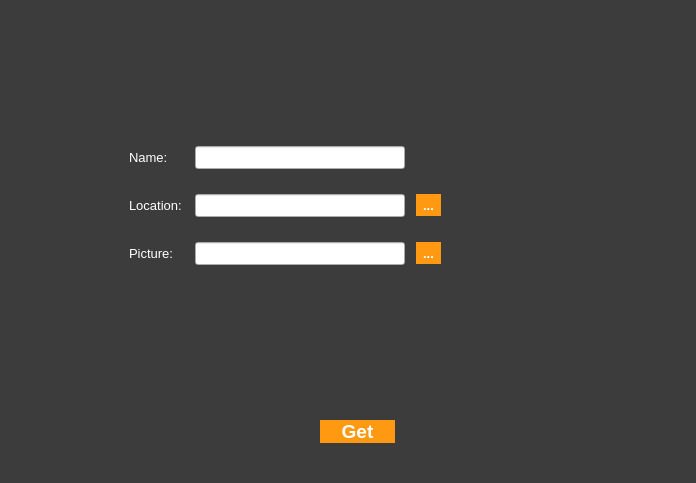
<?xml version="1.0" encoding="UTF-8"?>
<ui version="4.0">
 <class>reportForm</class>
 <widget class="QWidget" name="reportForm">
  <property name="geometry">
   <rect>
    <x>0</x>
    <y>0</y>
    <width>696</width>
    <height>483</height>
   </rect>
  </property>
  <property name="windowTitle">
   <string>Form</string>
  </property>
  <property name="styleSheet">
   <string notr="true">QWidget#reportForm{background-color:#3d3c3c}


QPushButton{background:#ff9912; border:none;color:#ffffff; /*border-radius:8px;*/ }
QPushButton::hover{background-color:#faab43} 
QPushButton::pressed{background-color:#969292} 

QGroupBox{border:none}

QCheckBox{spacing:15px;}
QCheckBox::indicator:checked{background-color:#ff9912}
/*width:20px;height:20px;*/

QLabel{color:#ffffff}</string>
  </property>
  <widget class="QPushButton" name="btnGet">
   <property name="geometry">
    <rect>
     <x>320</x>
     <y>420</y>
     <width>75</width>
     <height>23</height>
    </rect>
   </property>
   <property name="font">
    <font>
     <pointsize>14</pointsize>
     <weight>75</weight>
     <italic>false</italic>
     <bold>true</bold>
    </font>
   </property>
   <property name="text">
    <string>Get</string>
   </property>
  </widget>
  <widget class="QGroupBox" name="groupBox">
   <property name="geometry">
    <rect>
     <x>120</x>
     <y>100</y>
     <width>491</width>
     <height>211</height>
    </rect>
   </property>
   <property name="title">
    <string/>
   </property>
   <layout class="QGridLayout" name="gridLayout">
    <item row="0" column="0">
     <spacer name="verticalSpacer_3">
      <property name="orientation">
       <enum>Qt::Vertical</enum>
      </property>
      <property name="sizeHint" stdset="0">
       <size>
        <width>20</width>
        <height>40</height>
       </size>
      </property>
     </spacer>
    </item>
    <item row="1" column="0">
     <layout class="QVBoxLayout" name="verticalLayout">
      <item>
       <layout class="QHBoxLayout" name="horizontalLayout_2">
        <item>
         <widget class="QLabel" name="label_2">
          <property name="sizePolicy">
           <sizepolicy hsizetype="Fixed" vsizetype="Preferred">
            <horstretch>0</horstretch>
            <verstretch>0</verstretch>
           </sizepolicy>
          </property>
          <property name="minimumSize">
           <size>
            <width>60</width>
            <height>0</height>
           </size>
          </property>
          <property name="font">
           <font>
            <family>Arial</family>
            <pointsize>10</pointsize>
           </font>
          </property>
          <property name="text">
           <string>Name:</string>
          </property>
         </widget>
        </item>
        <item>
         <widget class="QLineEdit" name="nameLine">
          <property name="sizePolicy">
           <sizepolicy hsizetype="Fixed" vsizetype="Fixed">
            <horstretch>0</horstretch>
            <verstretch>0</verstretch>
           </sizepolicy>
          </property>
          <property name="minimumSize">
           <size>
            <width>210</width>
            <height>0</height>
           </size>
          </property>
          <property name="font">
           <font>
            <family>Arial</family>
            <pointsize>10</pointsize>
           </font>
          </property>
          <property name="focusPolicy">
           <enum>Qt::ClickFocus</enum>
          </property>
         </widget>
        </item>
        <item>
         <spacer name="horizontalSpacer">
          <property name="font">
           <font>
            <pointsize>10</pointsize>
           </font>
          </property>
          <property name="orientation">
           <enum>Qt::Horizontal</enum>
          </property>
          <property name="sizeHint" stdset="0">
           <size>
            <width>40</width>
            <height>20</height>
           </size>
          </property>
         </spacer>
        </item>
       </layout>
      </item>
      <item>
       <spacer name="verticalSpacer">
        <property name="orientation">
         <enum>Qt::Vertical</enum>
        </property>
        <property name="sizeHint" stdset="0">
         <size>
          <width>20</width>
          <height>20</height>
         </size>
        </property>
       </spacer>
      </item>
      <item>
       <layout class="QHBoxLayout" name="horizontalLayout">
        <item>
         <widget class="QLabel" name="label">
          <property name="sizePolicy">
           <sizepolicy hsizetype="Fixed" vsizetype="Preferred">
            <horstretch>0</horstretch>
            <verstretch>0</verstretch>
           </sizepolicy>
          </property>
          <property name="minimumSize">
           <size>
            <width>60</width>
            <height>0</height>
           </size>
          </property>
          <property name="font">
           <font>
            <family>Arial</family>
            <pointsize>10</pointsize>
           </font>
          </property>
          <property name="text">
           <string>Location:</string>
          </property>
         </widget>
        </item>
        <item>
         <widget class="QLineEdit" name="locationLine">
          <property name="sizePolicy">
           <sizepolicy hsizetype="Fixed" vsizetype="Fixed">
            <horstretch>0</horstretch>
            <verstretch>0</verstretch>
           </sizepolicy>
          </property>
          <property name="minimumSize">
           <size>
            <width>210</width>
            <height>0</height>
           </size>
          </property>
          <property name="font">
           <font>
            <family>Arial</family>
            <pointsize>10</pointsize>
           </font>
          </property>
          <property name="focusPolicy">
           <enum>Qt::ClickFocus</enum>
          </property>
         </widget>
        </item>
        <item>
         <spacer name="horizontalSpacer_3">
          <property name="orientation">
           <enum>Qt::Horizontal</enum>
          </property>
          <property name="sizeType">
           <enum>QSizePolicy::Minimum</enum>
          </property>
          <property name="sizeHint" stdset="0">
           <size>
            <width>5</width>
            <height>20</height>
           </size>
          </property>
         </spacer>
        </item>
        <item>
         <widget class="QPushButton" name="btnLocation">
          <property name="minimumSize">
           <size>
            <width>25</width>
            <height>22</height>
           </size>
          </property>
          <property name="font">
           <font>
            <family>Arial</family>
            <pointsize>10</pointsize>
            <weight>75</weight>
            <italic>false</italic>
            <bold>true</bold>
           </font>
          </property>
          <property name="text">
           <string>...</string>
          </property>
         </widget>
        </item>
        <item>
         <spacer name="horizontalSpacer_2">
          <property name="orientation">
           <enum>Qt::Horizontal</enum>
          </property>
          <property name="sizeHint" stdset="0">
           <size>
            <width>40</width>
            <height>20</height>
           </size>
          </property>
         </spacer>
        </item>
       </layout>
      </item>
      <item>
       <spacer name="verticalSpacer_2">
        <property name="orientation">
         <enum>Qt::Vertical</enum>
        </property>
        <property name="sizeHint" stdset="0">
         <size>
          <width>20</width>
          <height>20</height>
         </size>
        </property>
       </spacer>
      </item>
      <item>
       <layout class="QHBoxLayout" name="horizontalLayout_5">
        <item>
         <widget class="QLabel" name="label_5">
          <property name="sizePolicy">
           <sizepolicy hsizetype="Fixed" vsizetype="Preferred">
            <horstretch>0</horstretch>
            <verstretch>0</verstretch>
           </sizepolicy>
          </property>
          <property name="minimumSize">
           <size>
            <width>60</width>
            <height>0</height>
           </size>
          </property>
          <property name="font">
           <font>
            <family>Arial</family>
            <pointsize>10</pointsize>
           </font>
          </property>
          <property name="text">
           <string>Picture:</string>
          </property>
         </widget>
        </item>
        <item>
         <widget class="QLineEdit" name="pictureLine">
          <property name="sizePolicy">
           <sizepolicy hsizetype="Fixed" vsizetype="Fixed">
            <horstretch>0</horstretch>
            <verstretch>0</verstretch>
           </sizepolicy>
          </property>
          <property name="minimumSize">
           <size>
            <width>210</width>
            <height>0</height>
           </size>
          </property>
          <property name="font">
           <font>
            <family>Arial</family>
            <pointsize>10</pointsize>
           </font>
          </property>
          <property name="focusPolicy">
           <enum>Qt::ClickFocus</enum>
          </property>
         </widget>
        </item>
        <item>
         <spacer name="horizontalSpacer_7">
          <property name="orientation">
           <enum>Qt::Horizontal</enum>
          </property>
          <property name="sizeType">
           <enum>QSizePolicy::Minimum</enum>
          </property>
          <property name="sizeHint" stdset="0">
           <size>
            <width>5</width>
            <height>20</height>
           </size>
          </property>
         </spacer>
        </item>
        <item>
         <widget class="QPushButton" name="btnPicture">
          <property name="minimumSize">
           <size>
            <width>25</width>
            <height>22</height>
           </size>
          </property>
          <property name="font">
           <font>
            <family>Arial</family>
            <pointsize>10</pointsize>
            <weight>75</weight>
            <italic>false</italic>
            <bold>true</bold>
           </font>
          </property>
          <property name="text">
           <string>...</string>
          </property>
         </widget>
        </item>
        <item>
         <spacer name="horizontalSpacer_8">
          <property name="orientation">
           <enum>Qt::Horizontal</enum>
          </property>
          <property name="sizeHint" stdset="0">
           <size>
            <width>40</width>
            <height>20</height>
           </size>
          </property>
         </spacer>
        </item>
       </layout>
      </item>
     </layout>
    </item>
    <item row="2" column="0">
     <spacer name="verticalSpacer_4">
      <property name="orientation">
       <enum>Qt::Vertical</enum>
      </property>
      <property name="sizeHint" stdset="0">
       <size>
        <width>20</width>
        <height>40</height>
       </size>
      </property>
     </spacer>
    </item>
   </layout>
  </widget>
 </widget>
 <resources/>
 <connections/>
</ui>
